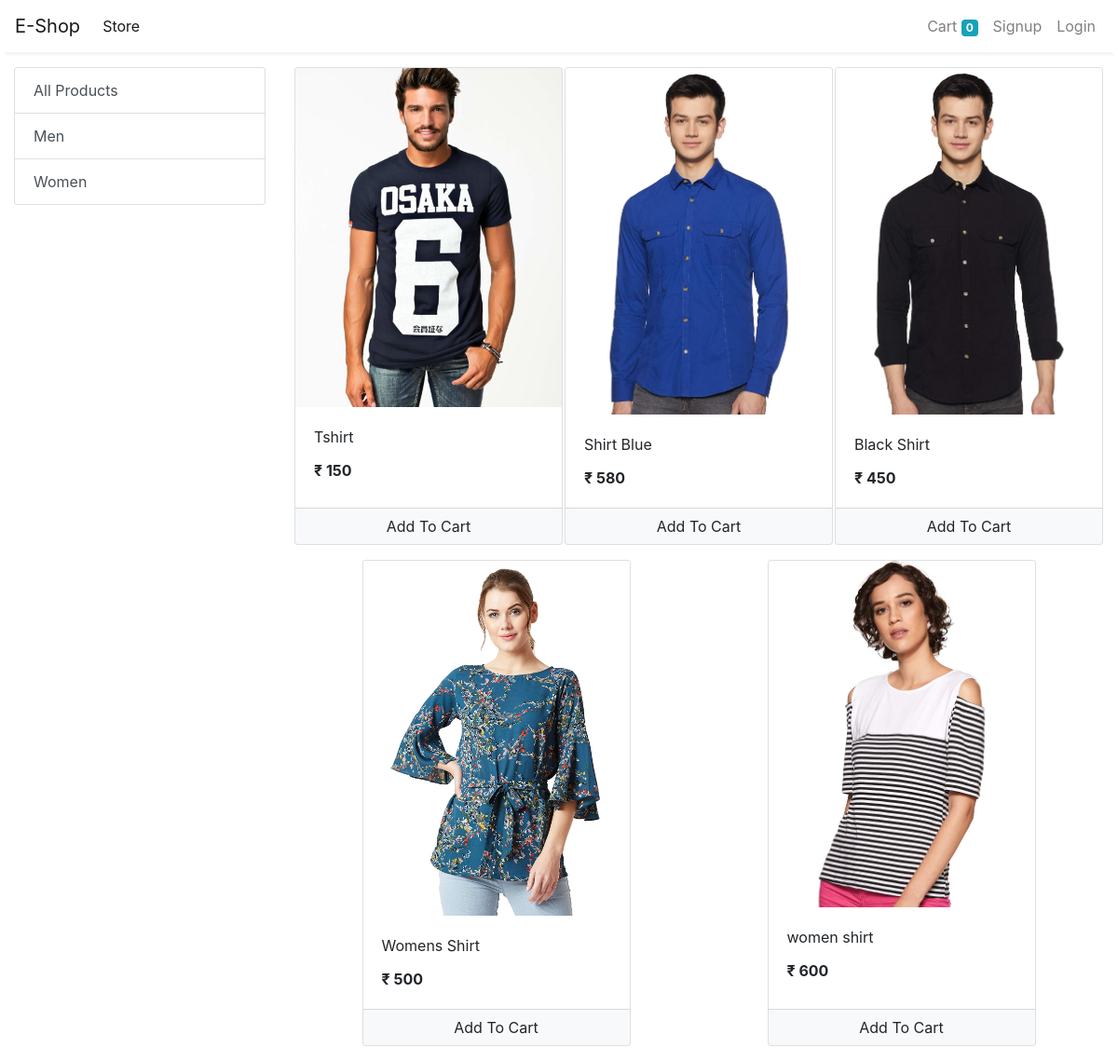
The app's page /store with its own data.
### store/models/category.py (models this page shows, shortened)
class Category(models.Model):
    name = models.CharField(max_length=20)
    @staticmethod
    def get_all_categories():
        return Category.objects.all()

### store/models/product.py (models this page shows, shortened)
class Product(models.Model):
    name = models.CharField(max_length=50)
    price = models.IntegerField(default=0)
    category = models.ForeignKey(Category, on_delete=models.CASCADE, default=1)
    description = models.CharField(max_length=200, default='' , null=True , blank=True)
    image = models.ImageField(upload_to='uploads/products/')
    @staticmethod
    def get_all_products():
        return Product.objects.all()

### store/views/home.py (the view)
# urls.py: path('' , include('store.urls'))
def store(request):
    cart = request.session.get('cart')
    if not cart:
        request.session['cart'] = {}
    products = None
    categories = Category.get_all_categories()
    categoryID = request.GET.get('category')
    if categoryID:
        products = Product.get_all_products_by_categoryid(categoryID)
    else:
        products = Product.get_all_products();
    data = {}
    data['products'] = products
    data['categories'] = categories
    print('you are : ', request.session.get('email'))
    return render(request, 'index.html', data)

### store/templatetags/cart.py (called while the page is built)
@register.filter(name='is_in_cart')
def is_in_cart(product  , cart):
    keys = cart.keys()
    for id in keys:
        if int(id) == product.id:
            return True
    return False;

### store/templatetags/custom_filter.py (called while the page is built)
@register.filter(name='currency')
def currency(number):
    return "₹ "+str(number)

### store/templates/index.html (shortened to what this page needs)
{% extends 'base.html' %}
{% block content %}
{% load cart %}
{% load custom_filter %}
<div class="container-fluid mt-3">
	<div class="row">
		<div class="col-lg-3 mx-auto">
			<div class="list-group">
				<a href="/" class="list-group-item list-group-item-action">All Products</a>
				{% for category in categories %}
				<a href="/?category={{category.id}}"
					class="list-group-item list-group-item-action">{{category.name}}</a>
				{% endfor %}
			</div>
		</div>
		<div id='products' class="col-lg-9 mx-auto">
			<div class="row mx-auto">
				{% for product in products %}
				<div class="card mx-auto mb-3" id={{product.id}} style="width: 18rem;">
					<img class="card-img-top" src="{{product.image.url}}" alt="Card image cap">
					<div class="card-body">
						<p class="card-title">{{product.name}}</p>
						<p class="card-text"><b>{{product.price|currency}}</b></p>
					</div>
					<div class="card-footer p-0 no-gutters">
						{% if product|is_in_cart:request.session.cart %}
						<div class="row no-gutters">
							<form action="/#{{product.id}}" class="col-2 " method="post">
								{% csrf_token %}
								<input hidden type="text" name='product' value='{{product.id}}'>
								<input hidden type="text" name='remove' value='True'>
								<input type="submit" value=" - " class="btn btn-block btn-light border-right">
							</form>
							<div class="text-center col">{{product|cart_quantity:request.session.cart}} in Cart</div>
							<form action="/#{{product.id}}" class="col-2 " method="post">
								{% csrf_token %}
								<input hidden type="text" name='product' value='{{product.id}}'>
								<input type="submit" value=" + " class="btn btn-block btn-light border-left">
							</form>
						</div>
						{% else %}
						<form action="/#{{product.id}}" method="POST" class="btn-block">
							<input type="submit" class="float-right btn btn-light  form-control"
								value="Add To Cart">
						</form>
						{% endif %}
					</div>
				</div>
				{% endfor %}
			</div>
		</div>
	</div>
</div>
{% endblock %}

### store/templates/base.html (shortened to what this page needs)
<!doctype html>
<html lang="en">
<head>
  <link rel="stylesheet" href="https://maxcdn.bootstrapcdn.com/bootstrap/4.0.0/css/bootstrap.min.css"
>
</head>
<body>
  <nav class="one-edge-shadow
  sticky-top navbar
  navbar-expand-lg
   navbar-light bg-white">
    <a class="navbar-brand" href="/">E-Shop</a>
    <div class="collapse navbar-collapse" id="navbarSupportedContent">
      <ul class="navbar-nav mr-auto">
        <li class="nav-item active">
          <a class="nav-link" href="/store">Store <span class="sr-only">(current)</span></a>
        </li>
      </ul>
      <ul class=" navbar-nav my-2 my-lg-0">
        <li class="nav-item ">
          <a class="nav-link" href="/cart">Cart
            <span class="badge badge-info">{{request.session.cart.keys|length}}</span>
            <span class="sr-only">(current)</span></a>
        </li>
        {% if request.session.customer %}
        <li class="nav-item ">
          <a class="nav-link" href="/orders">Orders<span class="sr-only">(current)</span></a>
        </li>
        <li class="nav-item ">
          <a class="nav-link" href="/logout">Logout<span class="sr-only">(current)</span></a>
        </li>
        {% else %}
        <li class="nav-item ">
          <a class="nav-link" href="/signup">Signup<span class="sr-only">(current)</span></a>
        </li>
        <li class="nav-item ">
          <a class="nav-link" href="/login">Login<span class="sr-only">(current)</span></a>
        </li>
        {% endif %}
      </ul>
    </div>
  </nav>
    {% block content %}{% endblock %}
</body>
</html>

### store/templates/base.html (style rules this page uses)
nav { background-color: white; }
.one-edge-shadow { box-shadow: 0 8px 2px -5px rgb(246, 245, 245); }

### records on screen
Category: name "Men"
Category: name "Women"
Product: image (picture), name "Tshirt", price "₹ 150"
Product: image (picture), name "Shirt Blue", price "₹ 580"
Product: image (picture), name "Black Shirt", price "₹ 450"
Product: image (picture), name "Womens Shirt", price "₹ 500"
Product: image (picture), name "women shirt", price "₹ 600"

### other values on screen
{{ request.session.cart.keys|length }} "0"
